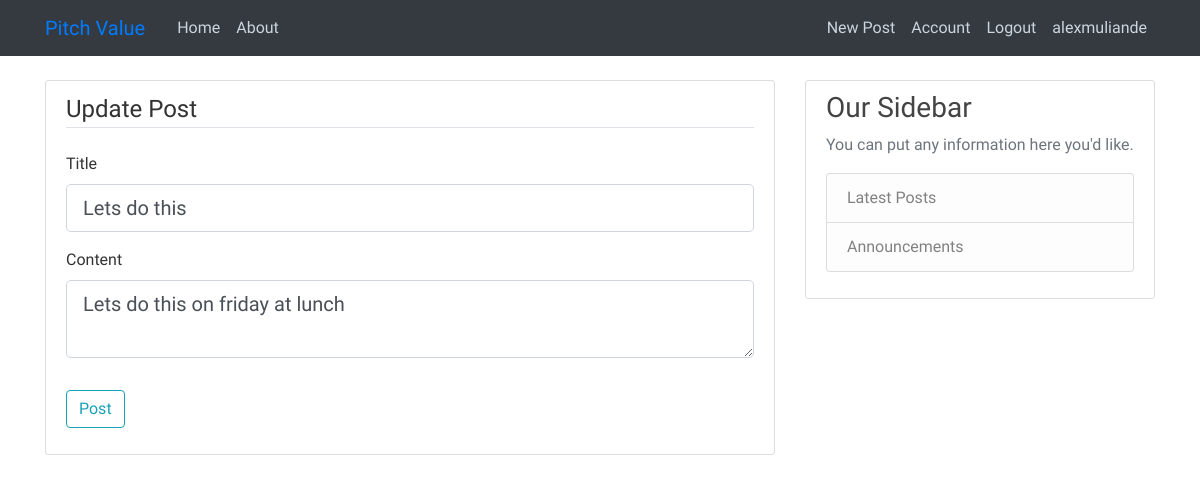
Screenshot of /post/1/update (signed in) with the database file from the repository.
### pitch/models.py (models this page shows, shortened)
class User(db.Model, UserMixin):
    id = db.Column(db.Integer,primary_key=True)
    username = db.Column(db.String(20),unique=True,nullable=False)
    email = db.Column(db.String(20),unique=True,nullable=False)
    image_file = db.Column(db.String(20), nullable=False, default='default.jpg')
    password = db.Column(db.String(60), nullable=False)
    posts = db.relationship('Post', backref='author', lazy=True)
    comment = db.relationship('Comment',backref = 'author',lazy=True)

class Post(db.Model):
    id = db.Column(db.Integer,primary_key=True)
    title = db.Column(db.String(100), nullable=False)
    date_posted = db.Column (db.DateTime, nullable=False, default=datetime.utcnow)
    content = db.Column(db.Text, nullable=False)
    user_id = db.Column(db.Integer, db.ForeignKey('user.id'), nullable = False)

### pitch/routes.py (the view)
@app.route("/post/<int:post_id>/update", methods=['GET', 'POST'])
@login_required
def update_post(post_id):
    post = Post.query.get_or_404(post_id)
    if post.author != current_user:
        abort(403)
    form = PostForm()
    if form.validate_on_submit():
        post.title = form.title.data
        post.content = form.content.data
        like=0
        dislike=0
        db.session.commit()
        flash('Your post has been updated!', 'success')
        return redirect(url_for('post', post_id=post.id))
    elif request.method == 'GET':
        form.title.data = post.title
        form.content.data = post.content
    return render_template('create_post.html', title='Update Post', form=form, legend='Update Post')

### pitch/forms.py
class PostForm(FlaskForm):
    title = StringField('Title', validators=[DataRequired()])
    content = TextAreaField('Content', validators=[DataRequired()])
    submit  = SubmitField('Post')

### pitch/models.py (called while the page is built)
@login_manager.user_loader
def load_user(user_id):
    return User.query.get(int(user_id))

### pitch/templates/create_post.html (shortened to what this page needs)
{% extends "base.html"%}
{% block content%}
<div class="content-section">
        <form method="POST" action="">
            <fieldset class="form-group">
                <legend class="border-bottom mb-4">{{ legend }}</legend>
                <div class="form-group">
                    {{ form.title.label(class="form-control-label") }}
                    {% if form.title.errors %}
                        {{ form.title(class="form-control form-control-lg is-invalid") }}
                        <div class="invalid-feedback">
                            {% for error in form.title.errors %}
                                <span>{{ error }}</span>
                            {% endfor %}
                        </div>
                    {% else %}
                        {{ form.title(class="form-control form-control-lg") }}
                    {% endif %}
                </div>
                <div class="form-group">
                    {{ form.content.label(class="form-control-label") }}
                    {% if form.content.errors %}
                        {{ form.content(class="form-control form-control-lg is-invalid") }}
                        <div class="invalid-feedback">
                            {% for error in form.content.errors %}
                                <span>{{ error }}</span>
                            {% endfor %}
                        </div>
                    {% else %}
                        {{ form.content(class="form-control form-control-lg") }}
                    {% endif %}
                </div>
            </fieldset>
            <div class="form-group">
                {{ form.submit(class="btn btn-outline-info") }}
            </div>
        </form>
    </div>
{% endblock content%}

### pitch/templates/base.html (shortened to what this page needs)
<!DOCTYPE html>
<html lang="en">
<head>
    <link rel="stylesheet" href="https://stackpath.bootstrapcdn.com/bootstrap/4.3.1/css/bootstrap.min.css"
>
        <link rel="stylesheet" type="text/css" href="{{url_for('static',filename='styles.css')}}">
</head>
<body>
    <header class="site-header">
        <nav class="navbar navbar-expand-md navbar-steel bg-dark fixed-top">
            <div class="container">
                <a class="navbar-brand mr-4" href="/">Pitch Value</a>
                <div class="collapse navbar-collapse" id="navbarToggle">
                    <div class="navbar-nav mr-auto">
                        <a class="nav-item nav-link" href="{{url_for('home')}}">Home</a>
                        <a class="nav-item nav-link" href="{{url_for('about')}}">About</a>
                    </div>
                    <div class="navbar-nav">
                        {% if current_user.is_authenticated %}
                        <a class="nav-item nav-link" href="{{url_for('new_post')}}">New Post</a>
                        <a class="nav-item nav-link" href="{{url_for('account')}}">Account</a>
                        <a class="nav-item nav-link" href="{{url_for('logout')}}">Logout</a>
                        <a class="nav-item nav-link" href="{{url_for('logout')}}">{{ current_user.username}}</a>
                        {% else %}
                        <a class="nav-item nav-link" href="{{url_for('login')}}">Login</a>
                        <a class="nav-item nav-link" href="{{url_for('register')}}">Register</a>
                        {% endif %}
                    </div>
                </div>
            </div>
        </nav>
    </header>
    <main role="main" class="container">
        <div class="row">
            <div class="col-md-8">
                {% block content %}{% endblock %}
            </div>
            <div class="col-md-4">
                <div class="content-section">
                    <h3>Our Sidebar</h3>
                    <p class='text-muted'>You can put any information here you'd like.
                        <ul class="list-group">
                            <a class="list-group-item list-group-item-light" href="{{url_for('home')}}">Latest Posts</a>
                            <a class="list-group-item list-group-item-light" href="{{url_for('about')}}">Announcements</a>
                        </ul>
                    </p>
                </div>
            </div>
        </div>
    </main>
</body>
</html>

### pitch/static/styles.css (style rules this page uses)
body { background-image: url('https://cdn.pixabay.com/photo/2013/07/12/17/22/agenda-152092__340.png'); font-family: 'Signika', sans-serif; color: #333333; margin-top: 5rem; }
h1, h2, h3, h4, h5, h6 { color: #444444; }
.site-header .navbar-nav .nav-link { color: #cbd5db; }
.content-section { background: #ffffff; padding: 10px 20px; border: 1px solid #dddddd; border-radius: 3px; margin-bottom: 20px; }

### rows the page displays
User: username "alexmuliande"
Post: title "Lets do this", content "Lets do this on friday at lunch"

### other values shown
{{ legend }} "Update Post"
